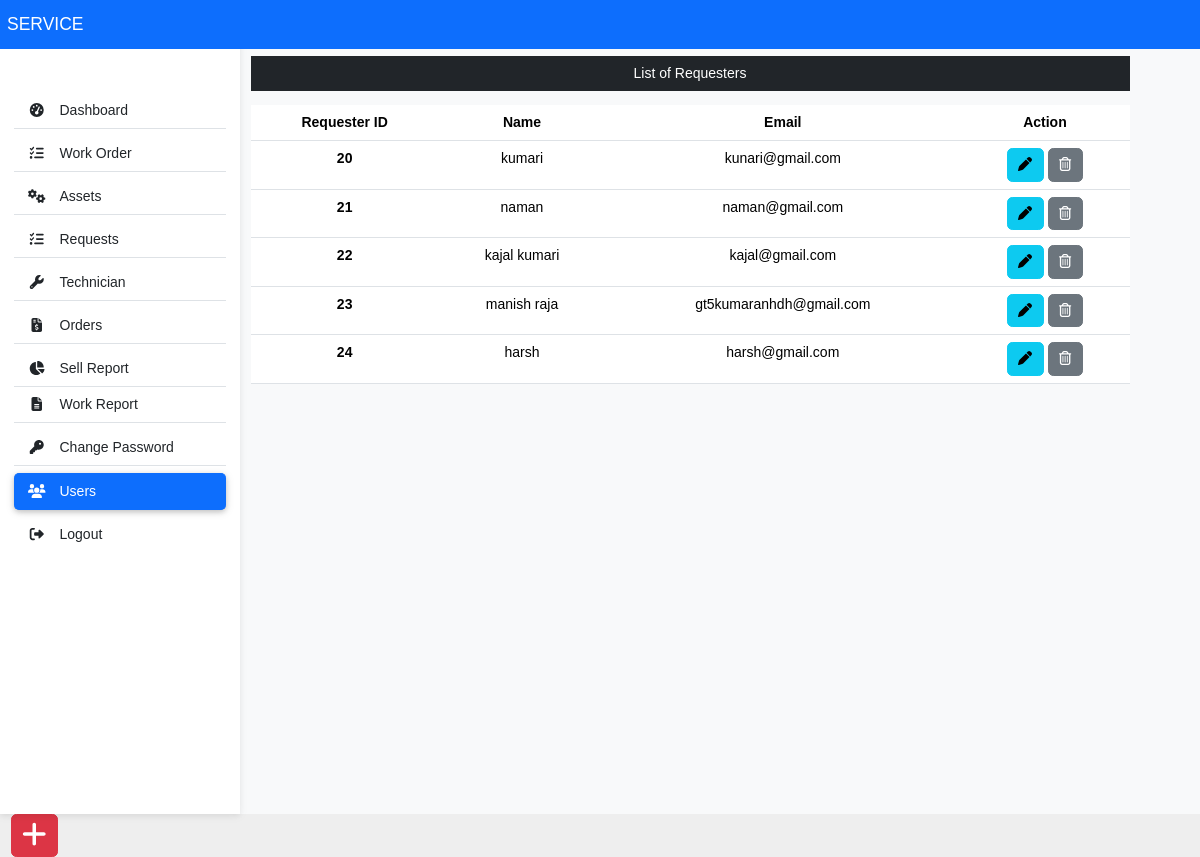
Page /admin/users.php (signed in) on the committed database.
### tables this page shows
CREATE TABLE `user_login` (
  `user_id` int(11) NOT NULL,
  `user_name` varchar(100) NOT NULL,
  `user_email` varchar(100) NOT NULL,
  `user_password` varchar(100) NOT NULL,
  `user_mobile` varchar(15) DEFAULT NULL
);

### admin/users.php (the view, shortened to what this page needs)
<?php
include ('includes/header.php');
include ('../db_connection.php');
?>
<div class="col-sm-9 col-md-10 mt-5 col-lg-9 text-center">
    <p class=" bg-dark text-white p-2">List of Requesters</p>
    <?php
    $sql = "SELECT * FROM user_login";
    $result = $conn->query($sql);
    if ($result->num_rows > 0) {
        echo '<table class="table">
                <thead>
                    <tr>
                        <th scope="col">Requester ID</th>
                        <th scope="col">Name</th>
                        <th scope="col">Email</th>
                        <th scope="col">Action</th>
                    </tr>
                </thead>
                <tbody>';
        while ($row = $result->fetch_assoc()) {
            echo '<tr>
                    <th scope="row">' . $row["user_id"] . '</th>
                    <td>' . $row["user_name"] . '</td>
                    <td>' . $row["user_email"] . '</td>
                    <td>
                        <form action="editreq.php" method="POST" class="d-inline">
                            <input type="hidden" name="id" value=' . $row["user_id"] . '>
                            <button type="submit" class="btn btn-info mr-3" name="view" value="View"><i class="fas fa-pen"></i></button>
                        </form>
                        <form action="" method="POST" class="d-inline">
                            <input type="hidden" name="id" value=' . $row["user_id"] . '>
                            <button type="submit" class="btn btn-secondary" name="delete" value="Delete"><i class="far fa-trash-alt"></i></button>
                        </form>
                    </td>
                </tr>';
        }
        echo '</tbody></table>';
    } else {
        echo "0 Result";
    }
    ?>
</div>
</div>
<div>
    <a class="btn btn-danger box" href="insertreq.php"><i class="fas fa-plus fa-2x"></i></a>
</div>
</div>
<?php include ('includes/footer.php') ?>

### css/custom.css (style rules this page uses)
html, body { position: relative; height: 100%; font-family: Helvetica Neue, Helvetica, Arial, sans-serif; font-size: 14px; color: #000; margin: 0; padding: 0; background: #eee; }
body { background-color: #fbfbfb; }
body { font-family: 'Arial', sans-serif; background-color: #f8f9fa; }

### rows in the picture
user_login: user_id "20", user_name "kumari", user_email "kunari@gmail.com"
user_login: user_id "21", user_name "naman", user_email "naman@gmail.com"
user_login: user_id "22", user_name "kajal kumari", user_email "kajal@gmail.com"
user_login: user_id "23", user_name "manish raja", user_email "gt5kumaranhdh@gmail.com"
user_login: user_id "24", user_name "harsh", user_email "harsh@gmail.com"
